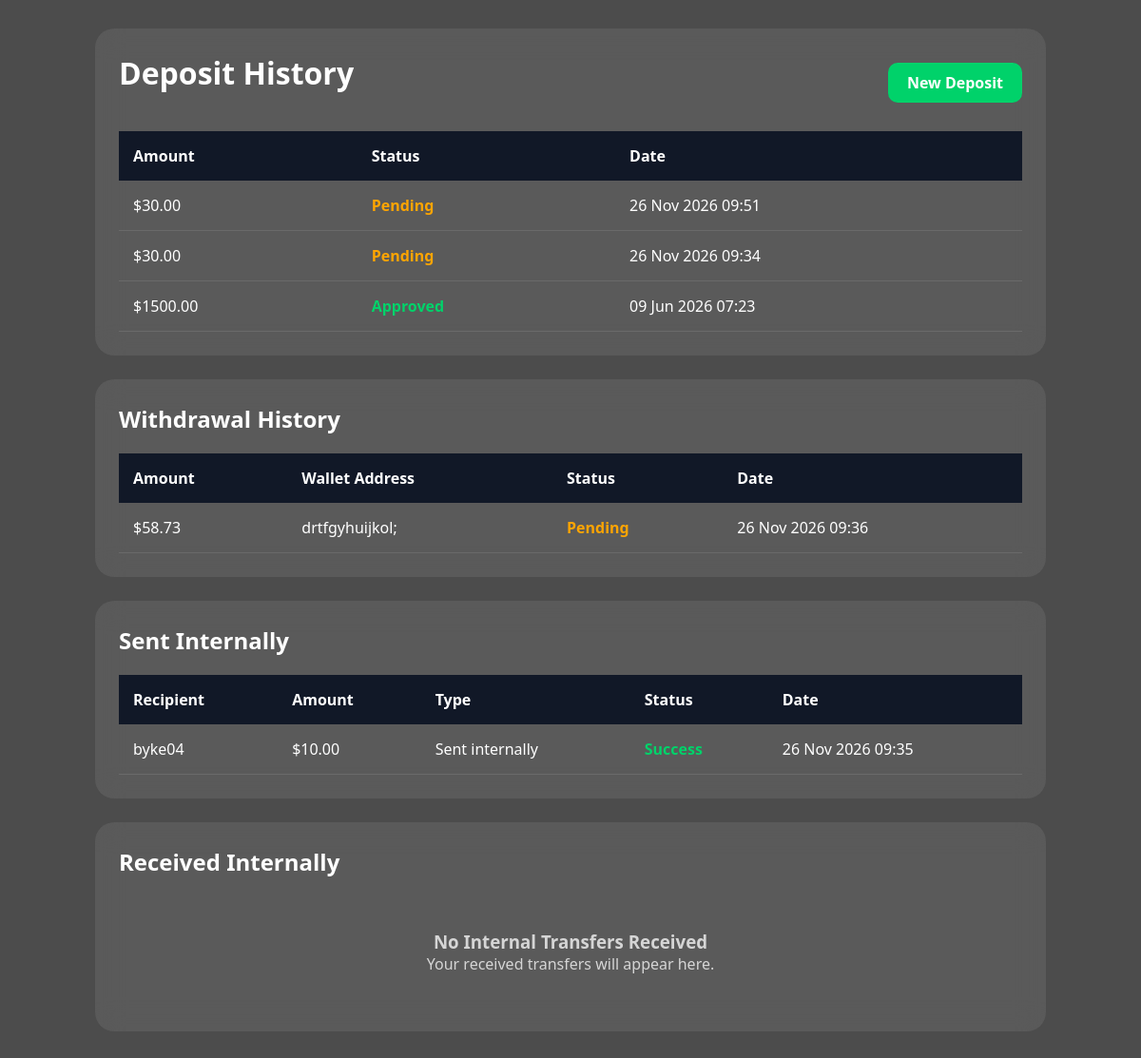
Page /deposit-history/ (signed in) on the committed database.
### finance/models.py (models this page shows, shortened)
class Deposit(models.Model):
    STATUS_CHOICES = (
        ("Pending", "Pending"),
        ("Approved", "Approved"),
        ("Rejected", "Rejected"),
    )
    user = models.ForeignKey(
        User,
        on_delete=models.CASCADE
    )
    amount = models.DecimalField(
        max_digits=12,
        decimal_places=2
    )
    proof = models.ImageField(
        upload_to="proofs/",
        blank=True,
        null=True
    )
    status = models.CharField(
        max_length=20,
        choices=STATUS_CHOICES,
        default="Pending"
    )
    notification_sent = models.BooleanField(default=False)
    credited = models.BooleanField(
        default=False
    )
    created_at = models.DateTimeField(
        auto_now_add=True
    )

class Withdrawal(models.Model):
    STATUS_CHOICES = (
        ("Pending", "Pending"),
        ("Approved", "Approved"),
        ("Rejected", "Rejected"),
    )
    user = models.ForeignKey(
        User,
        on_delete=models.CASCADE
    )
    amount = models.DecimalField(
        max_digits=12,
        decimal_places=2
    )
    wallet_address = models.CharField(
        max_length=255
    )
    status = models.CharField(
        max_length=20,
        choices=STATUS_CHOICES,
        default="Pending"
    )
    processed = models.BooleanField(
        default=False
    )
    created_at = models.DateTimeField(
        auto_now_add=True
    )
    notification_sent = models.BooleanField(
        default=False
    )

class InternshipTransfer(models.Model):
    STATUS_CHOICES = (
        ("SUCCESS", "Success"),
        ("FAILED", "Failed"),
        ("PENDING", "Pending"),
    )
    user = models.ForeignKey(
        User,
        on_delete=models.CASCADE,
        related_name="sent_internship_transfers"
    )
    receiver = models.ForeignKey(
        User,
        on_delete=models.CASCADE,
        related_name="received_internship_transfers",
        null=True,
        blank=True
    )
    receiver_username = models.CharField(
        max_length=150
    )
    amount = models.DecimalField(
        max_digits=12,
        decimal_places=2
    )
    status = models.CharField(
        max_length=20,
        choices=STATUS_CHOICES,
        default="SUCCESS"
    )
    seen_by_receiver = models.BooleanField(default=False)
    seen_by_sender = models.BooleanField(default=False)
    created_at = models.DateTimeField(
        auto_now_add=True
    )

### finance/views.py (the view)
@login_required
def deposit_history(request):
    deposits = Deposit.objects.filter(
        user=request.user
    ).order_by("-created_at")
    withdrawals = Withdrawal.objects.filter(
        user=request.user
    ).order_by("-created_at")
    sent_internal_transfers = InternshipTransfer.objects.filter(
        user=request.user,
        receiver__isnull=False
    ).select_related(
        "receiver"
    ).order_by("-created_at")
    received_internal_transfers = InternshipTransfer.objects.filter(
        receiver=request.user
    ).select_related(
        "user"
    ).order_by("-created_at")
    return render(
        request,
        "finance/deposit_history.html",
        {
            "deposits": deposits,
            "withdrawals": withdrawals,
            "sent_internal_transfers": sent_internal_transfers,
            "received_internal_transfers": received_internal_transfers,
        }
    )

### templates/finance/deposit_history.html (shortened to what this page needs)
{% load static %}
<!DOCTYPE html>
<html lang="en">
<head>
</head>
<body>
<div class="container">
    <div class="card">
        <div class="top">
            <h1>Deposit History</h1>
            <a href="{% url 'deposit' %}" class="btn">
                New Deposit
            </a>
        </div>
        {% if deposits %}
        <div class="table-wrapper">
            <table>
                <thead>
                    <tr>
                        <th>Amount</th>
                        <th>Status</th>
                        <th>Date</th>
                    </tr>
                </thead>
                <tbody>
                    {% for deposit in deposits %}
                    <tr>
                        <td>${{ deposit.amount }}</td>
                        <td>
                            {% if deposit.status == "Approved" %}
                                <span class="approved">Approved</span>
                            {% elif deposit.status == "Rejected" %}
                                <span class="rejected">Rejected</span>
                            {% else %}
                                <span class="pending">Pending</span>
                            {% endif %}
                        </td>
                        <td>{{ deposit.created_at|date:"d M Y H:i" }}</td>
                    </tr>
                    {% endfor %}
                </tbody>
            </table>
        </div>
        {% else %}
        <div class="empty">
            <h3>No Deposits Yet</h3>
            <p>Your deposit history will appear here.</p>
        </div>
        {% endif %}
    </div>
    <div class="card">
        <h2 class="section-title">Withdrawal History</h2>
        {% if withdrawals %}
        <div class="table-wrapper">
            <table>
                <thead>
                    <tr>
                        <th>Amount</th>
                        <th>Wallet Address</th>
                        <th>Status</th>
                        <th>Date</th>
                    </tr>
                </thead>
                <tbody>
                    {% for withdrawal in withdrawals %}
                    <tr>
                        <td>${{ withdrawal.amount }}</td>
                        <td class="wallet-address">
                            {{ withdrawal.wallet_address }}
                        </td>
                        <td>
                            {% if withdrawal.status == "Approved" %}
                                <span class="approved">Approved</span>
                            {% elif withdrawal.status == "Rejected" %}
                                <span class="rejected">Rejected</span>
                            {% else %}
                                <span class="pending">Pending</span>
                            {% endif %}
                        </td>
                        <td>{{ withdrawal.created_at|date:"d M Y H:i" }}</td>
                    </tr>
                    {% endfor %}
                </tbody>
            </table>
        </div>
        {% else %}
        <div class="empty">
            <h3>No Withdrawals Yet</h3>
            <p>Your withdrawal history will appear here.</p>
        </div>
        {% endif %}
    </div>
    <div class="card">
        <h2 class="section-title">Sent Internally</h2>
        {% if sent_internal_transfers %}
        <div class="table-wrapper">
            <table>
                <thead>
                    <tr>
                        <th>Recipient</th>
                        <th>Amount</th>
                        <th>Type</th>
                        <th>Status</th>
                        <th>Date</th>
                    </tr>
                </thead>
                <tbody>
                    {% for transfer in sent_internal_transfers %}
                    <tr>
                        <td>{{ transfer.receiver_username }}</td>
                        <td>${{ transfer.amount }}</td>
                        <td>Sent internally</td>
                        <td>
                            {% if transfer.status == "SUCCESS" %}
                                <span class="approved">Success</span>
                            {% elif transfer.status == "FAILED" %}
                                <span class="rejected">Failed</span>
                            {% else %}
                                <span class="pending">Pending</span>
                            {% endif %}
                        </td>
                        <td>{{ transfer.created_at|date:"d M Y H:i" }}</td>
                    </tr>
                    {% endfor %}
                </tbody>
            </table>
        </div>
        {% else %}
        <div class="empty">
            <h3>No Internal Transfers Sent</h3>
            <p>Your sent transfers will appear here.</p>
        </div>
        {% endif %}
    </div>
    <div class="card">
        <h2 class="section-title">Received Internally</h2>
        {% if received_internal_transfers %}
        <div class="table-wrapper">
            <table>
                <thead>
                    <tr>
                        <th>Sender</th>
                        <th>Amount</th>
                        <th>Type</th>
                        <th>Status</th>
                        <th>Date</th>
                    </tr>
                </thead>
                <tbody>
                    {% for transfer in received_internal_transfers %}
                    <tr>
                        <td>{{ transfer.user.username }}</td>
                        <td>${{ transfer.amount }}</td>
                        <td>Received internally</td>
                        <td>
                            {% if transfer.status == "SUCCESS" %}
                                <span class="approved">Success</span>
                            {% elif transfer.status == "FAILED" %}
                                <span class="rejected">Failed</span>
                            {% else %}
                                <span class="pending">Pending</span>
                            {% endif %}
                        </td>
                        <td>{{ transfer.created_at|date:"d M Y H:i" }}</td>
                    </tr>
                    {% endfor %}
                </tbody>
            </table>
        </div>
        {% else %}
        <div class="empty">
            <h3>No Internal Transfers Received</h3>
            <p>Your received transfers will appear here.</p>
        </div>
        {% endif %}
    </div>
</div>
</body>
</html>

### rows in the picture
Deposit: amount "30.00", status "Pending", created_at "26 Nov 2026 09:51"
Deposit: amount "30.00", status "Pending", created_at "26 Nov 2026 09:34"
Deposit: amount "1500.00", status "Approved", created_at "09 Jun 2026 07:23"
Withdrawal: amount "58.73", wallet_address "drtfgyhuijkol;", status "Pending", created_at "26 Nov 2026 09:36"
InternshipTransfer: status "Success"
